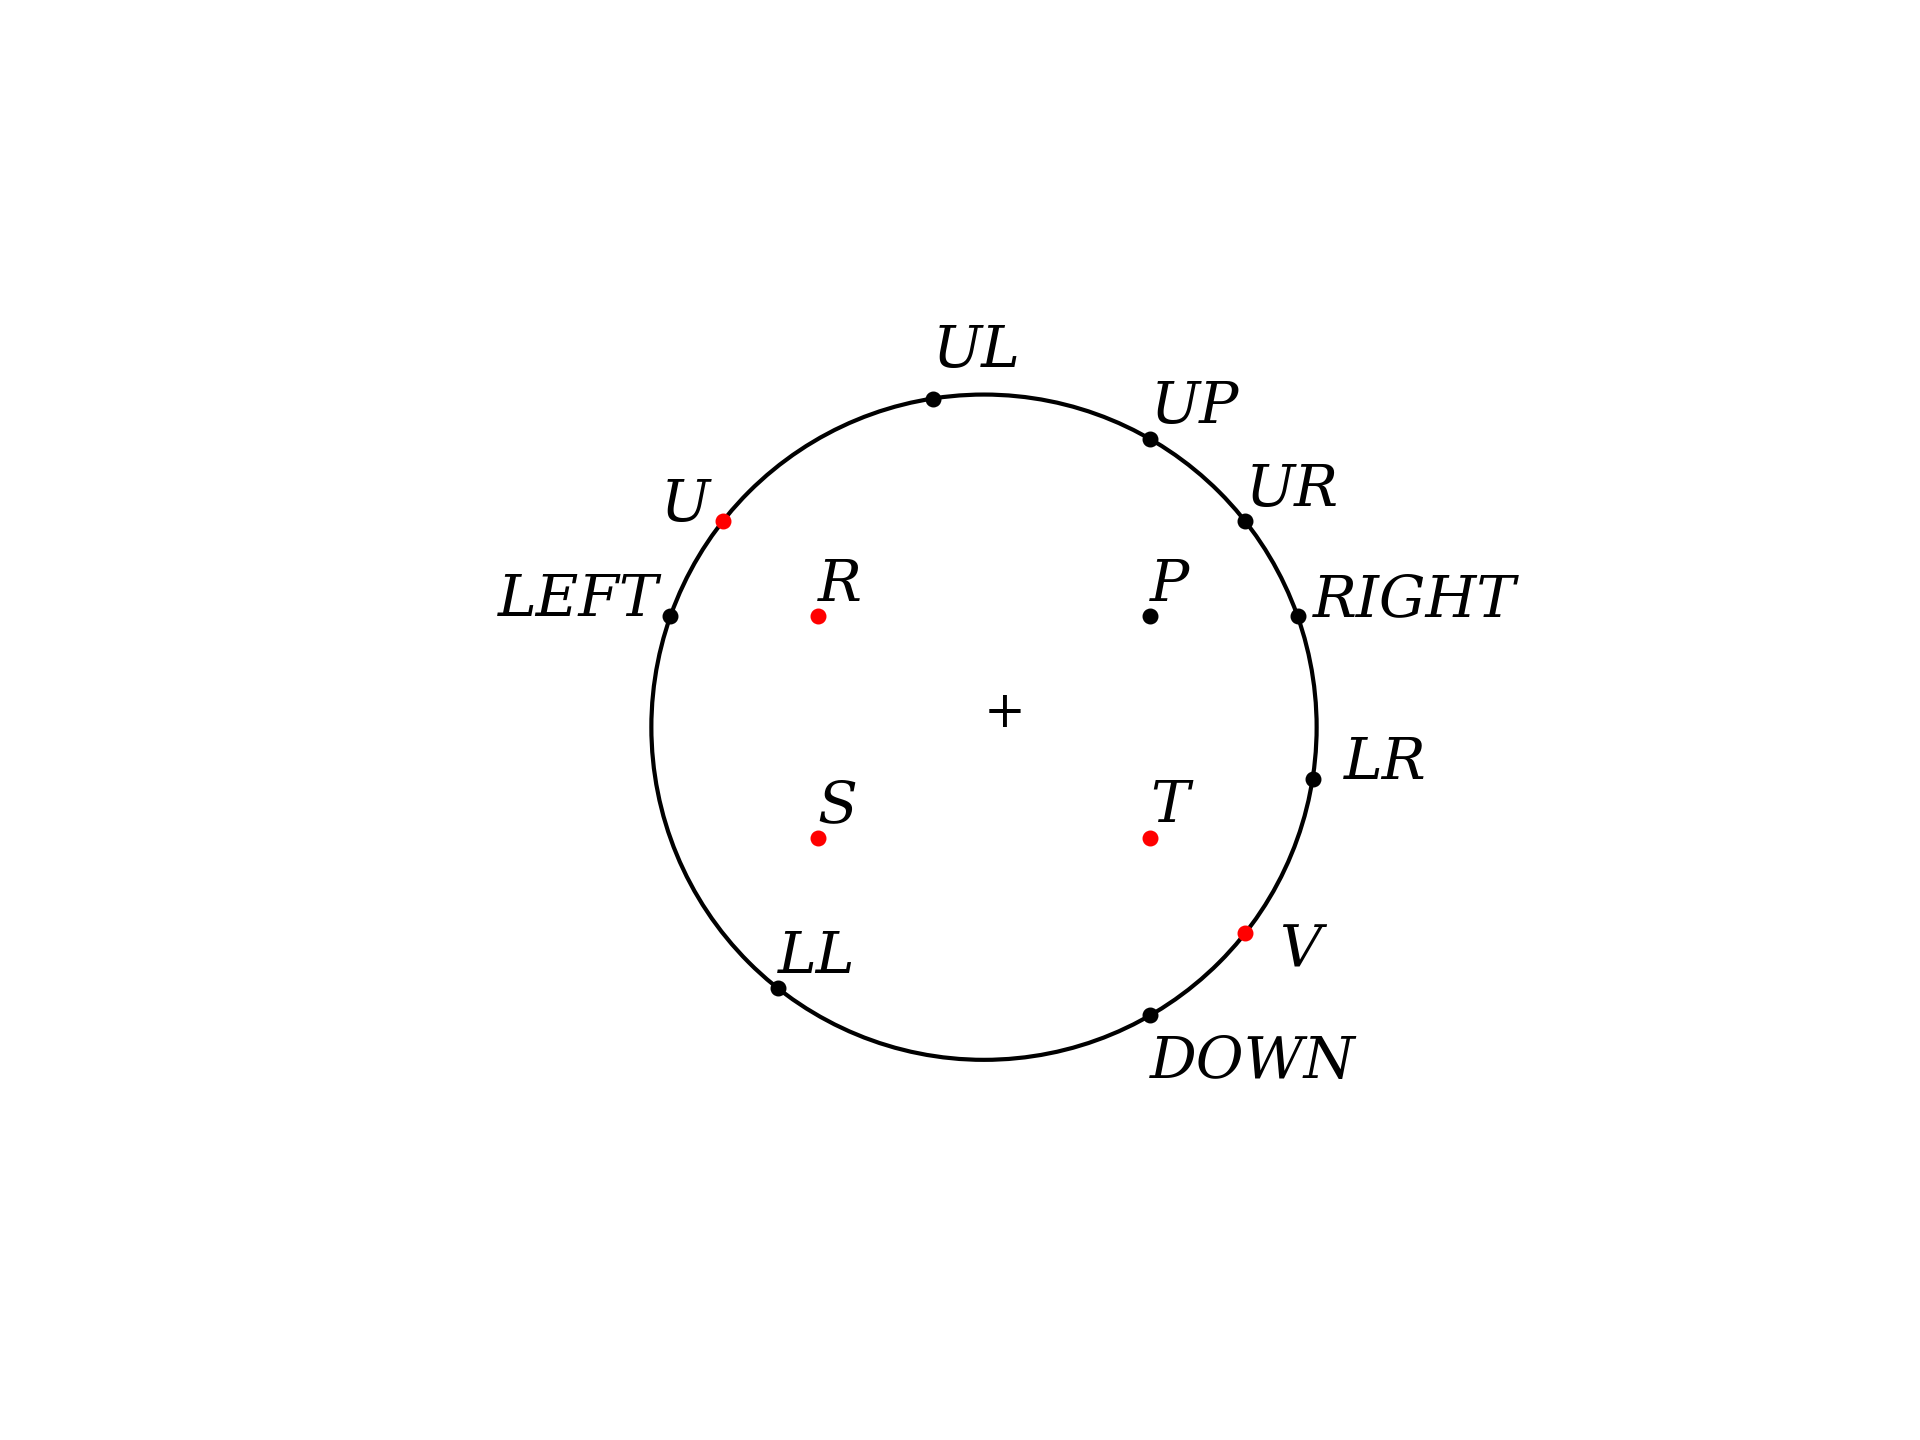

This figure's Python source:
import sys,math
import matplotlib.pyplot as plt
import numpy as np

import geometry as geo

fig, ax = geo.init()
ax.set(xlim=(0,100), ylim=(0,100))


Q = geo.Point(50,50)
r = 30

c1 = plt.Circle(
    (Q.x,Q.y),r,fc='none',ec='k')
ax.add_patch(c1)

def get_random_point_in_circle(cL):
    Q,r = cL
    while True:
        x = np.random.randint(20,80)
        y = np.random.randint(20,80)
        if r**2 > ((x-Q.x)**2 + (y-Q.y)**2):
            break
    return geo.Point(x,y)

#P = get_random_point_in_circle([Q,r])
P = geo.Point(65,60)
geo.scatter_points(ax,[P])

# horizontal left,right
LEFT,RIGHT = geo.get_intersection_line_segment_circle(
    [P,geo.Point(P.x+5,P.y)],[Q,r])
    
# switched output for now
LEFT,RIGHT = RIGHT,LEFT
    
# vertical up,down
UP,DOWN = geo.get_intersection_line_segment_circle(
    [P,geo.Point(P.x,P.y+5)],[Q,r])
    
# upper right 45 lower left
UR,LL = geo.get_intersection_line_segment_circle(
    [P,geo.Point(P.x+5,P.y+5)],[Q,r])
    
# upper left 45 lower right
LR,UL = geo.get_intersection_line_segment_circle(
    [P,geo.Point(P.x-5,P.y+5)],[Q,r])
# switched output for now
#LR,UL = UL,LR

geo.scatter_points(ax,[LEFT,RIGHT,UP,DOWN])
geo.scatter_points(ax,[UR,LL,LR,UL])
geo.write_one_label(
    Q,'+',SZ=12)

#-----------------------------------

# no Q
dx = RIGHT.x - P.x
R = geo.Point(LEFT.x+dx,P.y)
dy = UP.y - P.y
S = geo.Point(R.x,DOWN.y+dy)
T = geo.Point(P.x,S.y)

geo.scatter_points(ax,[R,S,T],c='r')

d = 5 # distance for offset of central square)

# two more oddball points
# point on circle cut by line through R w/slope -1
k = geo.get_intercept_for_point_slope(R,-1)

# pick the second one
U = geo.get_intersection_slope_intercept_circle(
        -1,k,[Q,r])[1]

# point on circle cut by line through T w/slope -1
k = geo.get_intercept_for_point_slope(T,-1)

V = geo.get_intersection_slope_intercept_circle(
        -1,k,[Q,r])[0]

geo.scatter_points(ax,[U,V],c='r')

#-----------------------------------

geo.label_points([('P',P,'N',1),
                  ('LEFT',LEFT,'W',11),
                  ('RIGHT',RIGHT,'E',1),
                  ('UP',UP,'N',1),
                  ('DOWN',DOWN,'S',4),
                  ('UR',UR,'N',1),
                  ('UL',UL,'N',2),
                  ('LR',LR,'E',2),
                  ('LL',LL,'N',1),
                  ('R',R,'N',1),
                  ('S',S,'N',1),
                  ('T',T,'N',1),
                  ('U',U,'W',4),
                  ('V',V,'SE',3),
                  ])


'''

# interior point(s) first, CCW direction for all points
poly_A = [P,HR,UR]
poly_a = [R,U,HL]
geo.fill_polygon(ax,poly_A,fc='r',alpha=1.0)
geo.fill_polygon(ax,poly_a,fc='r',alpha=0.3)

# b,B
# interior point first, CCW direction for arc points
poly_B = [R,P,UL,U]
geo.fill_polygon(ax,poly_B,fc='b',alpha=1.0)


# d,D
# interior point first, CCW direction for arc points
poly_d = [P,VU,UL]
geo.fill_polygon(ax,poly_d,fc='m',alpha=0.3)

'''

#-----------------------------------

geo.savefig(plt)
